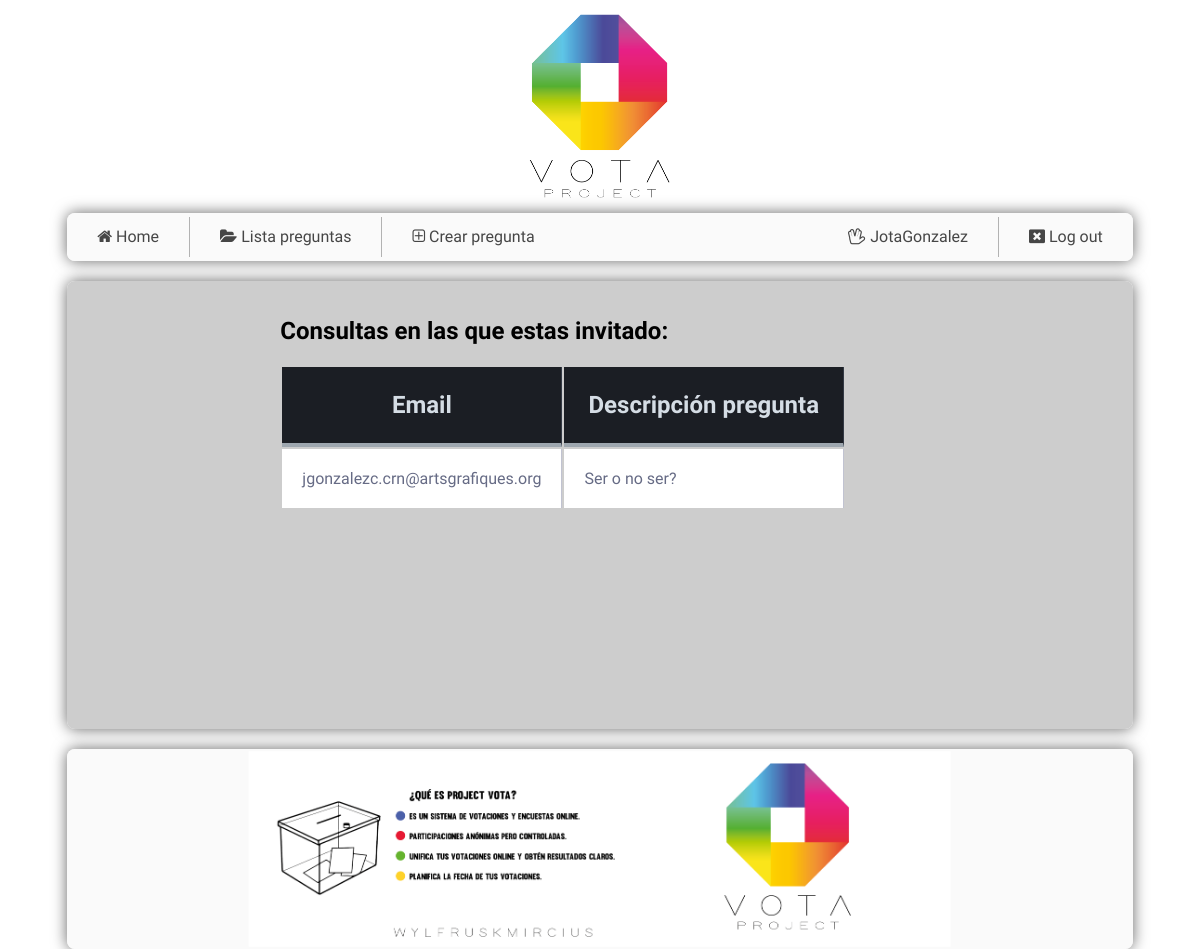
The app's page /paginas/lista-consultas-usuario.php (signed in) with its own data.
### tables this page shows
CREATE TABLE `Invitacion` (
  `ID_Invitacion` int(5) NOT NULL,
  `ID_Usuario` int(5) NOT NULL,
  `ID_Consulta` int(5) NOT NULL,
  `Email` varchar(45) NOT NULL
);

CREATE TABLE `Usuario` (
  `ID_Usuario` int(5) NOT NULL,
  `Nombre` varchar(15) DEFAULT NULL,
  `Apellido` varchar(25) DEFAULT NULL,
  `Usuario` varchar(25) DEFAULT NULL,
  `Contrasena` text,
  `Email` varchar(35) NOT NULL,
  `Administrador` tinyint(1) DEFAULT NULL
);

CREATE TABLE `Consulta` (
  `ID_Consulta` int(5) NOT NULL,
  `Desc_Pregunta` varchar(255) NOT NULL,
  `ID_Usuario` int(5) NOT NULL,
  `F_Inicio` date NOT NULL,
  `F_Final` date NOT NULL,
  `H_Inicio` varchar(5) DEFAULT NULL,
  `H_Final` varchar(5) DEFAULT NULL
);

### paginas/lista-consultas-usuario.php (the view, shortened to what this page needs)
<!DOCTYPE html>
<html>
<head>
	<link rel="stylesheet" href="https://cdnjs.cloudflare.com/ajax/libs/font-awesome/4.7.0/css/font-awesome.min.css">
</head>
<body>
	<?php
	include_once('conexion.php');
	?>
	<div class="logo">
		<img src="img/projectvota-01-01.png">
	</div>
	<section class="navbar">
		<div class="navbar-container">
			<div class="navbar-option">
				<a href=""><i class="fa fa-home"></i>  Home</a>
			</div>
            <div class="navbar-option">
				<a href="lista-preguntas.php"><i class="fa fa-folder-open"></i>  Lista preguntas</a>
			</div>
			<div class="navbar-option">
				<a href="consultas.php"><i class="fa fa-plus-square-o"></i>  Crear pregunta</a>
			</div>
			<div class="navbar-option-dos">
				<a href="logout.php"><i class="fa fa-window-close"></i>   Log out</a>
			</div>
			<div class="navbar-option-dos">
				<a href="lista-consultas-usuario.php"><i class="fa fa-hand-spock-o"></i> <?php
				if (isset($_SESSION['user'])){
					$userid = $_SESSION['userid'];
					$userIsAdmin = $_SESSION['admin'];
					echo "<span id='$userid' name='usuario' admin='$userIsAdmin'>".$_SESSION['user']."</span>";
				};
				?></a>
			</div>
		</div>
	</section>
	<section class="container">
		<div class="main-container">
			<div class="workin">
			<h1>Consultas en las que estas invitado:</h1>
				<table>
					<tr>
						<th>Email</th>
						<th>Descripción pregunta</th>
					</tr>
				<?php
					$x = $_SESSION['userid'];
						$qstr = "SELECT i.ID_Consulta idconsulta, u.ID_Usuario user, u.Email email, c.Desc_Pregunta pregunta FROM Usuario u , Invitacion i, Consulta c WHERE u.ID_Usuario = i.ID_Usuario AND i.ID_Consulta = c.ID_Consulta;";
						$query = $con->prepare( $qstr );
						$r = $query->execute();
						$row = $query->fetch();
						while ($row) {
						if ($row['user'] == $x){
							echo '<tr onclick="onClickedIrAVotacionesConId(this)" id="'.$row['idconsulta'].'">';
							echo '<td>'.$row['email'].'</td>';
							echo '<td>'.$row['pregunta'].'</td>';
							echo '</tr>';
						}
							$row = $query->fetch();
						}
				?>
				</table>
			</div>
		</div>
	</section>
	<section class="footer">
		<div class="footer-container">
			<div class="banner">
				<img src="img/projectvota3-01.png">
			</div>
		</div>
	</section>
</body>
</html>

### paginas/lista-consultas-usuario.php (style rules this page uses)
html, body { font-family: 'Roboto Condensed', sans-serif; height: 100%; }
.navbar-container { width: 90%; height: 3em; margin-left: auto; margin-right: auto; display: block; background-color: rgba(250,250,250,0.9); box-shadow: 0 0 15px rgba(0, 0, 0, 0.6); border-radius: 0.5em; }
.main-container { margin-top: 20px; width: 90%; height: 28em; background-color: rgba(200,200,200,0.9); margin-right: auto; margin-left: auto; display: block; box-shadow: 0 0 15px rgba(0, 0, 0, 0.6); border-radius: 0.5em; }
.footer-container { margin-top: 20px; width: 90%; height: auto; margin-left: auto; margin-right: auto; display: block; background-color: rgba(250,250,250,0.9); box-shadow: 0 0 15px rgba(0, 0, 0, 0.6); border-radius: 0.5em; }
.navbar-option { margin-top: 6px; float: left; padding-top: 0.5em; padding-bottom: 0.5em; margin-left:30px; margin-right:30px; }
.navbar-option-dos { margin-top: 6px; float: right; padding-top: 0.5em; padding-bottom: 0.5em; margin-left:30px; margin-right:30px; }
.navbar-option a { text-decoration: none; color: rgba(50,50,50,0.9); }
.navbar-option-dos a { text-decoration: none; color: rgba(50,50,50,0.9); }
th { color:#D5DDE5;; background:#1b1e24; border-bottom:4px solid #9ea7af; border-right: 1px solid #343a45; font-size:1.5em; padding:24px; text-align:center; }
tr { border-top: 1px solid #C1C3D1; border-bottom-: 1px solid #C1C3D1; color:#666B85; font-size:1em; }
td { background:#FFFFFF; padding:20px; text-align:left; vertical-align:middle; font-size:1em; border-right: 1px solid #C1C3D1; }
.logo { display:block; margin-left:auto; margin-right:auto; margin:10px; }
.logo img { display:block; margin-left:auto; margin-right:auto; width: 150px; height: auto; position:relative; animation: slide_in 5s ease-in-out infinite; }
.banner { display:block; margin-left: auto; margin-right:auto; }
.banner img { display:block; margin-left: auto; margin-right:auto; width: auto; height:200px; }
.workin { margin-left: auto; margin-right: auto; display:block; width: 60%; height: 90%; padding-top:1em; }

### records on screen
invitacion: ID_Usuario.Email "jgonzalezc.crn@artsgrafiques.org", ID_Consulta.Desc_Pregunta "Ser o no ser?"

### other values on screen
$_SESSION['user'] "JotaGonzalez"
